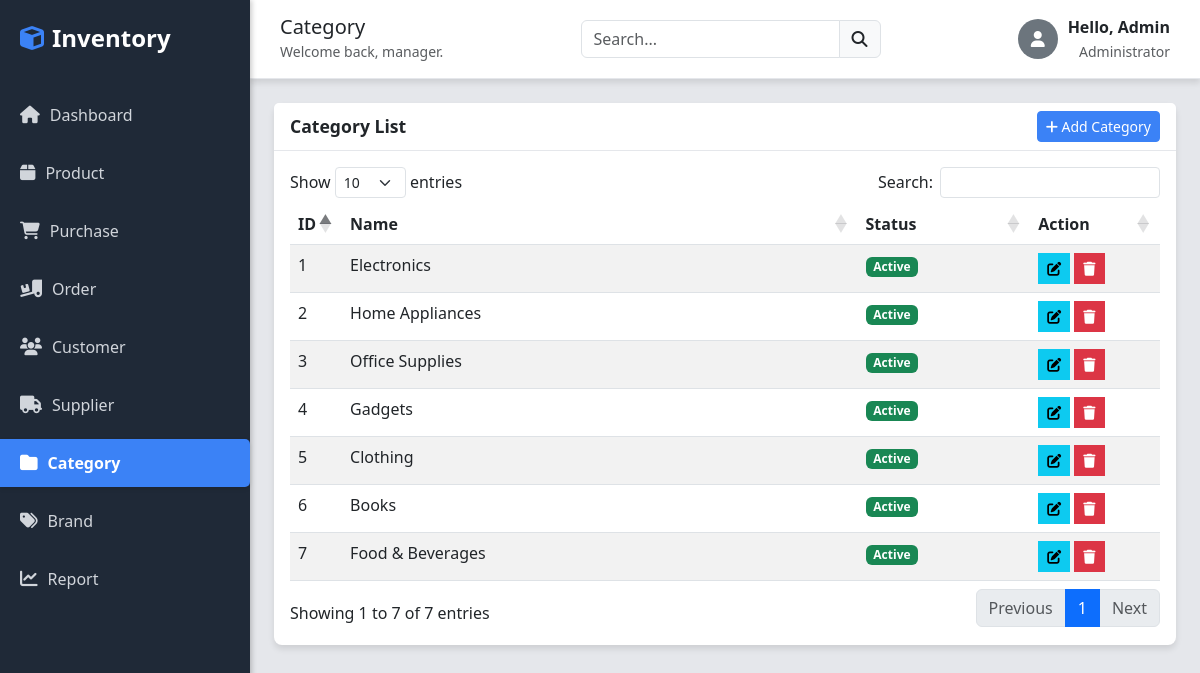
The app's page /category.php with its own data.
### tables this page shows
CREATE TABLE categories (
    id INT AUTO_INCREMENT PRIMARY KEY,
    name VARCHAR(100) NOT NULL UNIQUE,
    status ENUM('Active', 'Inactive') DEFAULT 'Active'
);

### category.php (the view, shortened to what this page needs)
<?php
include 'header.php';
$sql = "SELECT * FROM categories ORDER BY id DESC";
$result = $conn->query($sql);
?>
<div class="card">
    <div class="card-header d-flex justify-content-between align-items-center">
        <span>Category List</span>
        <button class="btn btn-primary-custom btn-sm" data-bs-toggle="modal" data-bs-target="#addCategoryModal">
            <i class="fas fa-plus"></i> Add Category
        </button>
    </div>
    <div class="card-body">
        <table class="table table-hover table-striped" id="categoryTable">
            <thead>
                <tr>
                    <th width="5%">ID</th>
                    <th width="60%">Name</th>
                    <th width="20%">Status</th>
                    <th width="15%">Action</th>
                </tr>
            </thead>
            <tbody>
                <?php while ($row = $result->fetch_assoc()): ?>
                    <tr>
                        <td><?php echo $row['id']; ?></td>
                        <td><?php echo $row['name']; ?></td>
                        <td><span class="badge bg-<?php echo ($row['status'] == 'Active' ? 'success' : 'secondary'); ?>"><?php echo $row['status']; ?></span></td>
                        <td>
                            <button class="btn btn-sm btn-info rounded-0 edit-btn"
                                data-bs-toggle="modal" data-bs-target="#editCategoryModal"
                                data-id="<?php echo $row['id']; ?>"
                                data-name="<?php echo $row['name']; ?>"
                                data-status="<?php echo $row['status']; ?>">
                                <i class="fas fa-edit"></i>
                            </button>
                            <a href="category.php?delete_id=<?php echo $row['id']; ?>"
                                onclick="return confirm('Are you sure you want to delete this category?');" style="text-decoration: none;">
                                <button class="btn btn-sm btn-danger rounded-0"><i class="fas fa-trash"></i></button>
                            </a>
                        </td>
                    </tr>
                <?php endwhile; ?>
            </tbody>
        </table>
    </div>
</div>
<?php include 'footer.php'; ?>

### header.php (style rules this page uses)
:root { --sidebar-width: 250px; --sidebar-bg: #1f2937; --sidebar-color: #d1d5db; --sidebar-active-bg: #3b82f6; --main-bg: #e5e7eb; --card-bg: white; --shadow-light: 0 4px 6px rgba(0, 0, 0, 0.1); }
body { background-color: var(--main-bg); margin: 0; padding: 0; display: flex; }
.card { border-radius: 8px; box-shadow: var(--shadow-light); border: none; margin-bottom: 20px; }
.card-header { background-color: white; border-bottom: 1px solid #e5e7eb; font-weight: 600; font-size: 1.1rem; }
.btn-primary-custom { background-color: var(--sidebar-active-bg); color: white; border-color: var(--sidebar-active-bg); }
.btn-info, .btn-danger, .btn-primary { border-radius: 4px; }

### records on screen
categories: id "7", name "Food & Beverages", status "Active"
categories: id "6", name "Books", status "Active"
categories: id "5", name "Clothing", status "Active"
categories: id "4", name "Gadgets", status "Active"
categories: id "3", name "Office Supplies", status "Active"
categories: id "2", name "Home Appliances", status "Active"
categories: id "1", name "Electronics", status "Active"

### other values on screen
str_replace('_', ' ', $page_title) "Category"
